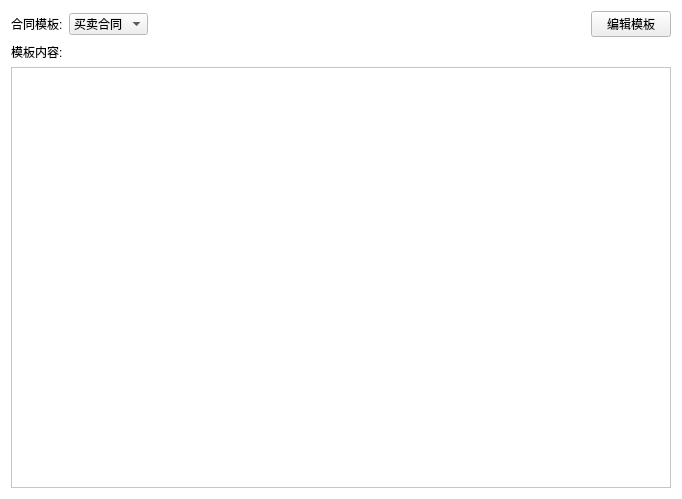
<?xml version="1.0" encoding="UTF-8"?>
<ui version="4.0">
 <class>TemplateManage</class>
 <widget class="QWidget" name="TemplateManage">
  <property name="geometry">
   <rect>
    <x>0</x>
    <y>0</y>
    <width>682</width>
    <height>499</height>
   </rect>
  </property>
  <property name="palette">
   <palette>
    <active>
     <colorrole role="Base">
      <brush brushstyle="SolidPattern">
       <color alpha="255">
        <red>255</red>
        <green>255</green>
        <blue>255</blue>
       </color>
      </brush>
     </colorrole>
     <colorrole role="Window">
      <brush brushstyle="SolidPattern">
       <color alpha="255">
        <red>255</red>
        <green>255</green>
        <blue>255</blue>
       </color>
      </brush>
     </colorrole>
    </active>
    <inactive>
     <colorrole role="Base">
      <brush brushstyle="SolidPattern">
       <color alpha="255">
        <red>255</red>
        <green>255</green>
        <blue>255</blue>
       </color>
      </brush>
     </colorrole>
     <colorrole role="Window">
      <brush brushstyle="SolidPattern">
       <color alpha="255">
        <red>255</red>
        <green>255</green>
        <blue>255</blue>
       </color>
      </brush>
     </colorrole>
    </inactive>
    <disabled>
     <colorrole role="Base">
      <brush brushstyle="SolidPattern">
       <color alpha="255">
        <red>255</red>
        <green>255</green>
        <blue>255</blue>
       </color>
      </brush>
     </colorrole>
     <colorrole role="Window">
      <brush brushstyle="SolidPattern">
       <color alpha="255">
        <red>255</red>
        <green>255</green>
        <blue>255</blue>
       </color>
      </brush>
     </colorrole>
    </disabled>
   </palette>
  </property>
  <property name="windowTitle">
   <string>Form</string>
  </property>
  <property name="autoFillBackground">
   <bool>true</bool>
  </property>
  <layout class="QVBoxLayout" name="verticalLayout">
   <item>
    <layout class="QHBoxLayout" name="horizontalLayout">
     <item>
      <widget class="QLabel" name="label_2">
       <property name="text">
        <string>合同模板:</string>
       </property>
      </widget>
     </item>
     <item>
      <widget class="QComboBox" name="typeComboBox">
       <item>
        <property name="text">
         <string>买卖合同</string>
        </property>
       </item>
       <item>
        <property name="text">
         <string>借款合同</string>
        </property>
       </item>
       <item>
        <property name="text">
         <string>租赁合同</string>
        </property>
       </item>
       <item>
        <property name="text">
         <string>无</string>
        </property>
       </item>
      </widget>
     </item>
     <item>
      <spacer name="horizontalSpacer">
       <property name="orientation">
        <enum>Qt::Horizontal</enum>
       </property>
       <property name="sizeHint" stdset="0">
        <size>
         <width>40</width>
         <height>20</height>
        </size>
       </property>
      </spacer>
     </item>
     <item>
      <widget class="QPushButton" name="pushButton">
       <property name="text">
        <string>编辑模板</string>
       </property>
      </widget>
     </item>
    </layout>
   </item>
   <item>
    <widget class="QLabel" name="label_8">
     <property name="text">
      <string>模板内容:</string>
     </property>
    </widget>
   </item>
   <item>
    <widget class="QTextEdit" name="textEdit">
     <property name="palette">
      <palette>
       <active>
        <colorrole role="Base">
         <brush brushstyle="SolidPattern">
          <color alpha="255">
           <red>255</red>
           <green>255</green>
           <blue>255</blue>
          </color>
         </brush>
        </colorrole>
       </active>
       <inactive>
        <colorrole role="Base">
         <brush brushstyle="SolidPattern">
          <color alpha="255">
           <red>255</red>
           <green>255</green>
           <blue>255</blue>
          </color>
         </brush>
        </colorrole>
       </inactive>
       <disabled>
        <colorrole role="Base">
         <brush brushstyle="SolidPattern">
          <color alpha="255">
           <red>68</red>
           <green>68</green>
           <blue>68</blue>
          </color>
         </brush>
        </colorrole>
       </disabled>
      </palette>
     </property>
     <property name="autoFillBackground">
      <bool>false</bool>
     </property>
     <property name="readOnly">
      <bool>true</bool>
     </property>
    </widget>
   </item>
  </layout>
 </widget>
 <resources/>
 <connections/>
</ui>
